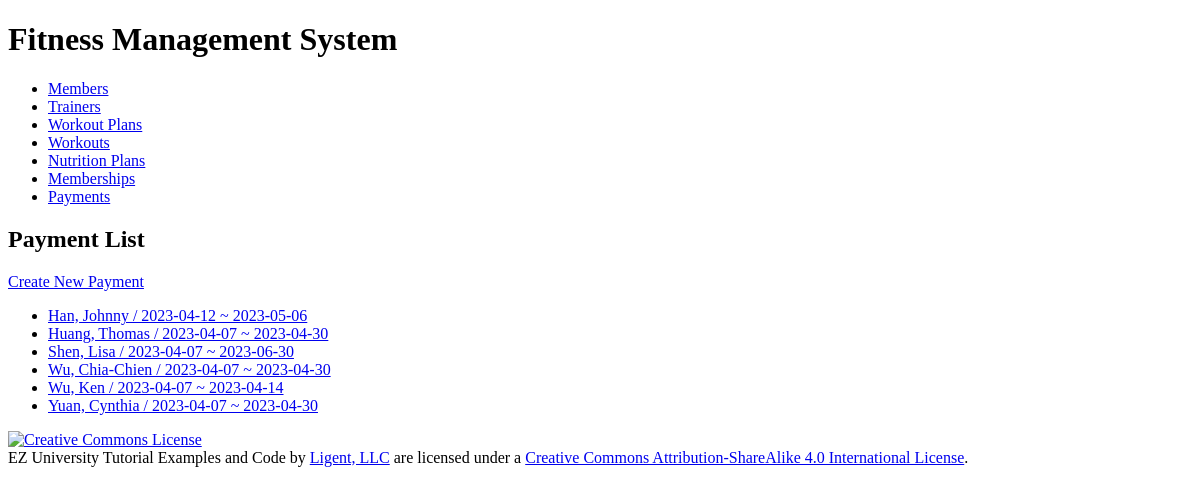
The page /payment/ on the database as committed earlier.
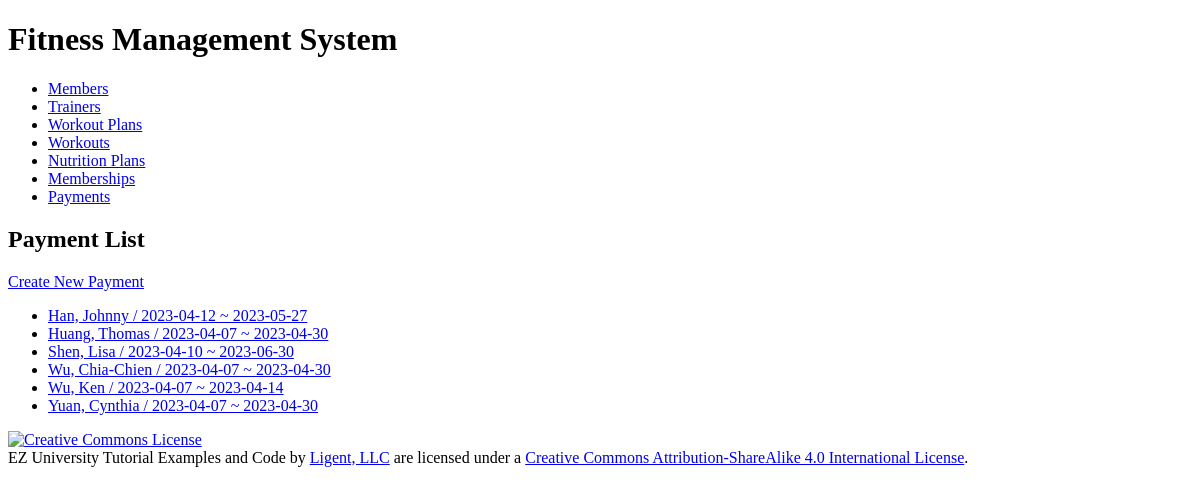
The same page on the database as committed later.
### workoutinfo/models.py (models this page shows, shortened)
class Payment(models.Model):
    PAYMENT_METHOD_CHOICES = (
        ('credit_card', 'Credit Card'),
        ('debit_card', 'Debit Card'),
        ('paypal', 'PayPal'),
        ('google_pay', 'Google Pay'),
        ('apple_pay', 'Apple Pay'),
        ('other', 'Other'),
    )
    payment_id = models.AutoField(primary_key=True)
    amount = models.DecimalField(max_digits=10, decimal_places=2, help_text='Enter the amount in USD')
    payment_method = models.CharField(max_length=20, choices=PAYMENT_METHOD_CHOICES)
    payment_date = models.DateField(auto_now_add=True)
    membership = models.ForeignKey(Membership, related_name='payments', on_delete=models.PROTECT)
    member = models.ForeignKey(Member, related_name='payments', on_delete=models.PROTECT)
    def __str__(self):
        return f"{self.member} / {self.membership.start_date} ~ {self.membership.end_date}"
    def get_absolute_url(self):
        return reverse('workoutinfo_payment_detail_urlpattern',
                       kwargs={'pk': self.pk}
                       )
    class Meta:
        ordering = ['member', 'payment_date']

class Member(models.Model):
    MALE = 'M'
    FEMALE = 'F'
    OTHER = 'O'
    GENDER_CHOICES = [
        (MALE, 'Male'),
        (FEMALE, 'Female'),
        (OTHER, 'Other'),
    ]
    member_id = models.AutoField(primary_key=True)
    first_name = models.CharField(max_length=45)
    last_name = models.CharField(max_length=45)
    disambiguator = models.CharField(max_length=45, blank=True, default='')
    gender = models.CharField(max_length=1, choices=GENDER_CHOICES)
    phone_number = models.CharField(
        max_length=15,
        validators=[RegexValidator(
            r'^\+?\d{9,15}$',
            'Enter a valid phone number.'
        )]
    )
    def __str__(self):
        if self.disambiguator == '':
            return '%s, %s' % (self.last_name, self.first_name)
        else:
            result = '%s, %s (%s)' % (self.last_name, self.first_name, self.disambiguator)
        return result
    class Meta:
        ordering = ['last_name', 'first_name', 'disambiguator']
        constraints = [
            models.UniqueConstraint(fields=['last_name', 'first_name', 'phone_number'], name='unique_member')
        ]

class Membership(models.Model):
    membership_id = models.AutoField(primary_key=True)
    start_date = models.DateField()
    end_date = models.DateField()
    member = models.ForeignKey(Member, related_name='memberships', on_delete=models.PROTECT)
    class Meta:
        ordering = ['member', 'start_date', 'end_date']
        constraints = [
            UniqueConstraint(fields=['member', 'start_date', 'end_date'], name='unique_membership')
        ]

### workoutinfo/views.py (the view)
class PaymentList(View):
    def get(self, request):
        return render(
            request,
            'workoutinfo/payment_list.html',
            {'payment_list': Payment.objects.all()}
        )

### workoutinfo/templates/workoutinfo/payment_list.html (shortened to what this page needs)
{% extends 'workoutinfo/base.html' %}
{% block content %}
    <h2>Payment List</h2>
    <div>
      <a href="{% url 'workoutinfo_payment_create_urlpattern' %}"
      class="button button-primary">
        Create New Payment</a>
    </div>
    <ul>
        {% for payment in payment_list %}
            <li>
                <a href="{{ payment.get_absolute_url }}">{{ payment }}</a>
            </li>
        {% empty %}
            <li><em>There are currently no payments available.</em></li>
        {% endfor %}
    </ul>
{% endblock %}

### workoutinfo/templates/workoutinfo/base.html (shortened to what this page needs)
<!DOCTYPE html>
<html lang="en">
<head>
</head>
<body>
<div>
    <header>
        <h1>Fitness Management System</h1>
    </header>
    <nav>
        <ul>
            <li>
                <a href="{% url 'workoutinfo_member_list_urlpattern' %}">
                    Members</a></li>
            <li>
                <a href="{% url 'workoutinfo_trainer_list_urlpattern' %}">
                    Trainers</a></li>
            <li>
                <a href="{% url 'workoutinfo_workoutplan_list_urlpattern' %}">
                    Workout Plans</a></li>
            <li>
                <a href="{% url 'workoutinfo_workout_list_urlpattern' %}">
                    Workouts</a></li>
            <li>
                <a href="{% url 'workoutinfo_nutritionplan_list_urlpattern' %}">
                    Nutrition Plans</a></li>
            <li>
                <a href="{% url 'workoutinfo_membership_list_urlpattern' %}">
                    Memberships</a></li>
            <li>
                <a href="{% url 'workoutinfo_payment_list_urlpattern' %}">
                    Payments</a></li>
        </ul>
    </nav>
    <main>
        {% block content %}{% endblock %}
    </main>
</div>
<footer>
    <p>
        <a rel="license" href="http://creativecommons.org/licenses/by-sa/4.0/">
            <img alt="Creative Commons License" style="border-width:0"
                 src="https://i.creativecommons.org/l/by-sa/4.0/88x31.png"/>
        </a><br/><span xmlns:dct="http://purl.org/dc/terms/" property="dct:title">EZ University Tutorial Examples and Code</span>
        by
        <a xmlns:cc="http://creativecommons.org/ns#" href="https://www.ligent.net" property="cc:attributionName"
           rel="cc:attributionURL">Ligent, LLC</a> are licensed under a
        <a rel="license" href="http://creativecommons.org/licenses/by-sa/4.0/">Creative Commons Attribution-ShareAlike
            4.0 International License</a>.
    </p>
</footer>
</body>
</html>

Rows that differ between the two databases and show on the page:
changed Payment: member+membership "Han, Johnny / 2023-04-12 ~ 2023-05-06" → "Han, Johnny / 2023-04-12 ~ 2023-05-27"
changed through a linked row, Payment: member+membership "Shen, Lisa / 2023-04-07 ~ 2023-06-30" → "Shen, Lisa / 2023-04-10 ~ 2023-06-30"
